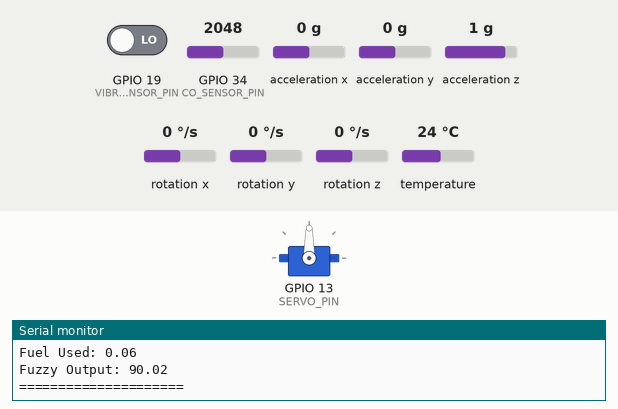
Recording of a sketch running on a simulated ESP32. Shown: servo, the last lines printed to the serial monitor. The test bench sets the inputs (shaded band); at power-on: acceleration x 0 g, GPIO 34 (CO_SENSOR_PIN) = 2048, rotation y 0 °/s, GPIO 19 (VIBRATION_SENSOR_PIN) LOW, acceleration y 0 g, acceleration z 1 g, rotation x 0 °/s, rotation z 0 °/s, temperature 24 °C. WiFi joins after 1.5 s; servers stay silent unless stated.

Above: at 3.2 s.
3.3 s: acceleration x set to -1.4 g
At 5.5 s:
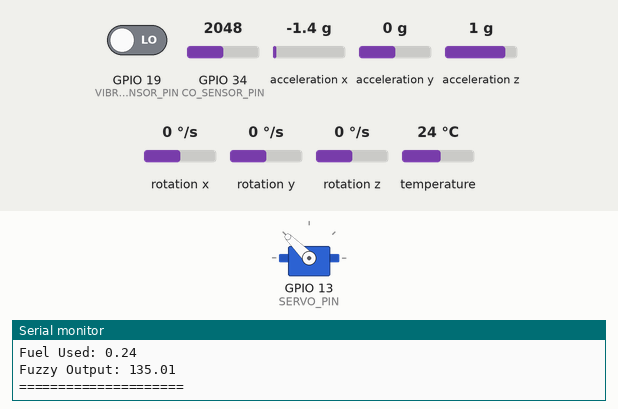
6.3 s: GPIO 34 (CO_SENSOR_PIN) set to 2866
At 7.1 s:
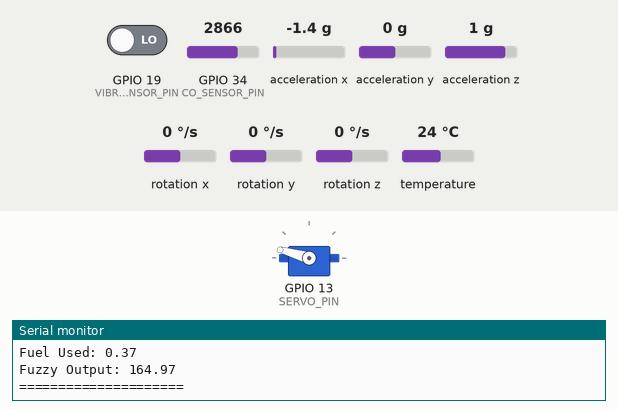
7.8 s: rotation y set to 24 °/s
At 9.39 s:
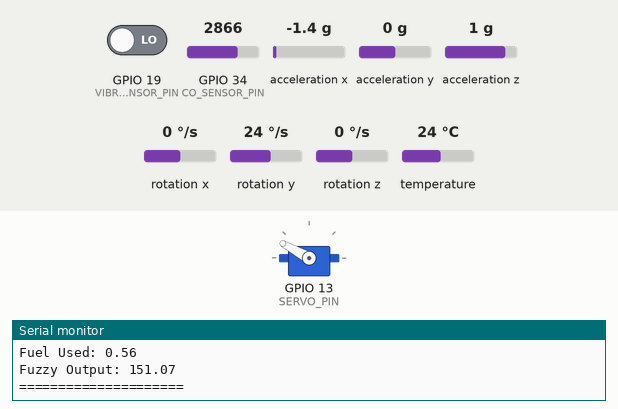
10.8 s: GPIO 34 (CO_SENSOR_PIN) set to 3972
At 11.9 s:
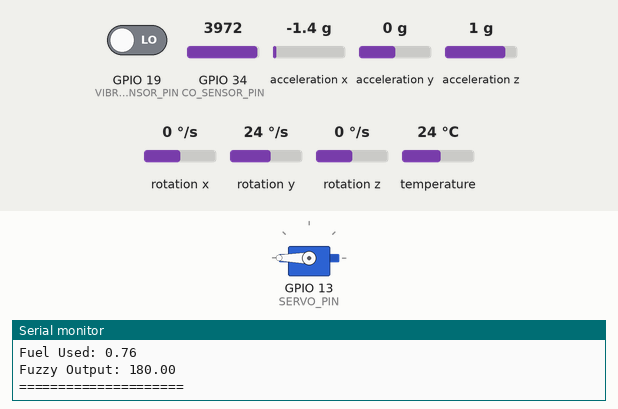
12.4 s: rotation y set to 5 °/s
15.4 s: rotation y set to 3 °/s
Timing chart, 0 to 18.8 s (numbered marks = the images above; inputs shaded):
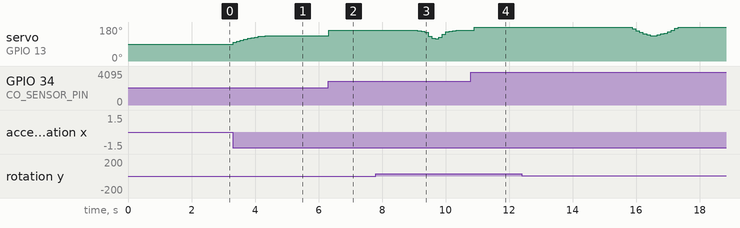

Measured:
- after the input at 3.3 s, servo on GPIO 13 (SERVO_PIN): moves from 90° to 135° over 1.1 s, starting at once
- after the input at 6.3 s, servo on GPIO 13 (SERVO_PIN): 135° → 164° at once
- after the input at 7.8 s, servo on GPIO 13 (SERVO_PIN): 164° → 161° after 1.3 s, → 157° 0.11 s later, → 151° 0.11 s later, → 131° 0.11 s later, … (13 changes in this stretch)
- after the input at 10.8 s, servo on GPIO 13 (SERVO_PIN): 164° → 180° after 0.10 s

The sketch:

i-FUSE.ino
```cpp
#include <Firebase_ESP_Client.h>
#include <Adafruit_MPU6050.h>
#include <Adafruit_Sensor.h>
#include <ESP32Servo.h>
#include <Arduino.h>
#include <WiFi.h>
#include <Wire.h>

// Provide the token generation process info
#include "addons/TokenHelper.h"
// Provide the RTDB payload printing info and other helper functions
#include "addons/RTDBHelper.h"

// Network credentials
#define WIFI_SSID "K"
#define WIFI_PASSWORD "vqfx1117"

// Firebase project API Key
#define API_KEY "DB_API_KEY"
#define USER_EMAIL "USER_EMAIL"
#define USER_PASSWORD "USER_PASS"
#define DATABASE_URL "DB_URL"

// Pin definitions
#define CO_SENSOR_PIN 34        // CO sensor on GPIO34 (ADC1_6)
#define VIBRATION_SENSOR_PIN 19 // Vibration sensor digital pin
#define SERVO_PIN 13            // Servo motor control pin

// Define Firebase objects
FirebaseData fbdo;
FirebaseAuth auth;
FirebaseConfig config;

// MPU6050 object
Adafruit_MPU6050 mpu;

// Servo object
Servo fuelSaveServo;

// Variable to save USER UID
String uid;

// Variables to save database paths
String databasePath;
String inclinationPath;  // Changed from elevation to inclination
String fuelUsedPath;
String monoxidePath;
String vibrationPath;
String fuzzyOutputPath;

// Sensor reading and calculated values
float inclination = 0.0;        // from MPU6050 sensor fusion
float monoxideLevel = 0.0;      // from CO sensor
float vibrationLevel = 0.0;     // from vibration sensor
float fuelUsed = 0.0;           // calculated based on other inputs
float fuzzyOutput = 0.0;        // final output from fuzzy logic

// Timer variables (send new readings every 10 seconds)
unsigned long sendDataPrevMillis = 0;
unsigned long timerDelay = 10000;

// Fuel consumption simulation variables
unsigned long lastUpdateTime = 0;
float totalFuelUsed = 0.0;
const float BASE_FUEL_RATE = 0.05; // Base fuel consumption rate per second

// Sensor fusion variables
unsigned long lastSensorReadTime = 0;
float complementaryFilterAlpha = 0.98;
float currentPitchAngle = 0.0;

// Vibration measurement variables
unsigned long lastVibrationTime = 0;
volatile unsigned int vibrationCount = 0;
unsigned long vibrationMeasurementPeriod = 1000; // 1 second

// Fuzzy logic membership functions
// Input ranges
const float INCLINATION_LOW = -10.0;      // Degrees
const float INCLINATION_HIGH = 10.0;      // Degrees
const float CO_LOW = 0.0;
const float CO_HIGH = 4095.0;             // ADC max value
const float VIBRATION_LOW = 0.0;
const float VIBRATION_HIGH = 100.0;       // Count per second

// Output ranges for servo
const int SERVO_LOW = 0;    // Low priority (minimum fuel saving)
const int SERVO_MED = 90;   // Medium priority
const int SERVO_HIGH = 180; // High priority (maximum fuel saving)

// Vibration sensor interrupt handler
void IRAM_ATTR vibrationISR() {
  vibrationCount++;
}

// Initialize WiFi
void initWiFi() {
  WiFi.begin(WIFI_SSID, WIFI_PASSWORD);
  Serial.print("Connecting to WiFi ..");
  while (WiFi.status() != WL_CONNECTED) {
    Serial.print('.');
    delay(1000);
  }
  Serial.println();
  Serial.print("Connected with IP: ");
  Serial.println(WiFi.localIP());
}

// Initialize MPU6050
bool initMPU() {
  if (!mpu.begin()) {
    Serial.println("Failed to find MPU6050 chip");
    return false;
  }
  Serial.println("MPU6050 Found!");
  mpu.setAccelerometerRange(MPU6050_RANGE_8_G);
  mpu.setGyroRange(MPU6050_RANGE_500_DEG);
  mpu.setFilterBandwidth(MPU6050_BAND_21_HZ);
  return true;
}

// Write float values to the database
void sendFloat(String path, float value) {
  if (Firebase.RTDB.setFloat(&fbdo, path.c_str(), value)) {
    Serial.print("Writing value: ");
    Serial.print(value);
    Serial.print(" on path: ");
    Serial.println(path);
  } else {
    Serial.println("FAILED");
    Serial.println("REASON: " + fbdo.errorReason());
  }
}

// Check WiFi connection and reconnect if needed
void checkWiFiConnection() {
  if (WiFi.status() != WL_CONNECTED) {
    Serial.println("WiFi disconnected, reconnecting...");
    WiFi.reconnect();
    int attempts = 0;
    while (WiFi.status() != WL_CONNECTED && attempts < 20) {
      delay(500);
      Serial.print(".");
      attempts++;
    }
    if (WiFi.status() == WL_CONNECTED) {
      Serial.println("WiFi reconnected");
    }
  }
}

// Read vibration using interrupt-based approach
float readVibration() {
  // Calculate vibrations per second
  unsigned long currentTime = millis();
  if (currentTime - lastVibrationTime >= vibrationMeasurementPeriod) {
    float vibrationsPerSecond = (float)vibrationCount * (1000.0 / (currentTime - lastVibrationTime));
    vibrationCount = 0;  // Reset counter
    lastVibrationTime = currentTime;
    return vibrationsPerSecond;
  }

  // Return last value if measurement period hasn't elapsed
  return vibrationLevel;
}

// Read CO sensor
float readCO() {
  int rawValue = analogRead(CO_SENSOR_PIN);
  return rawValue;
}

// Read inclination from MPU6050 using sensor fusion
float readInclination() {
  sensors_event_t a, g, temp;
  mpu.getEvent(&a, &g, &temp);

  unsigned long currentTime = millis();
  float deltaTime = (currentTime - lastSensorReadTime) / 1000.0;
  lastSensorReadTime = currentTime;

  if (deltaTime <= 0) deltaTime = 0.01; // Prevent division by zero

  // Calculate pitch angle from accelerometer (tan^-1(x/z))
  float accelPitch = atan2(a.acceleration.x, sqrt(a.acceleration.y * a.acceleration.y + a.acceleration.z * a.acceleration.z)) * 180.0 / PI;

  // Integrate gyro data
  // Pitch is around Y axis (using gyro Y data)
  float gyroPitch = currentPitchAngle + g.gyro.y * deltaTime * 180.0 / PI;

  // Complementary filter - combine accelerometer and gyroscope data
  currentPitchAngle = complementaryFilterAlpha * gyroPitch + (1 - complementaryFilterAlpha) * accelPitch;

  return currentPitchAngle;
}

// Calculate fuel used (simplified for proof of concept)
float calculateFuelUsed() {
  unsigned long currentTime = millis();
  float timeDelta = (currentTime - lastUpdateTime) / 1000.0; // Convert to seconds

  if (lastUpdateTime == 0) {
    lastUpdateTime = currentTime;
    return totalFuelUsed;
  }

  // Adjust fuel consumption based on sensor readings
  float inclinationFactor = map(abs(inclination), 0, INCLINATION_HIGH, 100, 150) / 100.0;
  float vibrationFactor = map(vibrationLevel, VIBRATION_LOW, VIBRATION_HIGH, 100, 130) / 100.0;
  float coFactor = map(monoxideLevel, CO_LOW, CO_HIGH, 100, 120) / 100.0;

  // Calculate fuel used in this period
  float fuelIncrement = BASE_FUEL_RATE * timeDelta * inclinationFactor * vibrationFactor * coFactor;
  totalFuelUsed += fuelIncrement;

  lastUpdateTime = currentTime;
  return totalFuelUsed;
}

// Helper function to map values between ranges
float map(float x, float in_min, float in_max, float out_min, float out_max) {
  if (x <= in_min) return out_min;
  if (x >= in_max) return out_max;
  return (x - in_min) * (out_max - out_min) / (in_max - in_min) + out_min;
}

// Fuzzy membership function for LOW
float membershipLow(float value, float lowLimit, float highLimit) {
  float midpoint = (lowLimit + highLimit) / 2;

  if (value <= lowLimit) return 1.0;
  if (value >= midpoint) return 0.0;

  return (midpoint - value) / (midpoint - lowLimit);
}

// Fuzzy membership function for MEDIUM
float membershipMedium(float value, float lowLimit, float highLimit) {
  float range = highLimit - lowLimit;
  float midpoint = lowLimit + range / 2;
  float quarterRange = range / 4;

  if (value <= midpoint - quarterRange || value >= midpoint + quarterRange) return 0.0;
  if (value == midpoint) return 1.0;

  if (value < midpoint) {
    return (value - (midpoint - quarterRange)) / quarterRange;
  } else {
    return ((midpoint + quarterRange) - value) / quarterRange;
  }
}

// Fuzzy membership function for HIGH
float membershipHigh(float value, float lowLimit, float highLimit) {
  float midpoint = (lowLimit + highLimit) / 2;

  if (value <= midpoint) return 0.0;
  if (value >= highLimit) return 1.0;

  return (value - midpoint) / (highLimit - midpoint);
}

// Apply fuzzy logic to determine output priority
float calculateFuzzyOutput() {
  // Normalize inputs to 0-1 range
  float inclinationNorm = constrain(map(abs(inclination), INCLINATION_LOW, INCLINATION_HIGH, 0, 100) / 100.0, 0, 1);
  float coNorm = constrain(map(monoxideLevel, CO_LOW, CO_HIGH, 0, 100) / 100.0, 0, 1);
  float vibrationNorm = constrain(map(vibrationLevel, VIBRATION_LOW, VIBRATION_HIGH, 0, 100) / 100.0, 0, 1);

  // Calculate membership values
  float inclLow = membershipLow(inclinationNorm, 0, 1);
  float inclMed = membershipMedium(inclinationNorm, 0, 1);
  float inclHigh = membershipHigh(inclinationNorm, 0, 1);

  float coLow = membershipLow(coNorm, 0, 1);
  float coMed = membershipMedium(coNorm, 0, 1);
  float coHigh = membershipHigh(coNorm, 0, 1);

  float vibLow = membershipLow(vibrationNorm, 0, 1);
  float vibMed = membershipMedium(vibrationNorm, 0, 1);
  float vibHigh = membershipHigh(vibrationNorm, 0, 1);

  // Fuzzy rules (enhanced with more specific scenarios)
  // 1. If any input is HIGH, output is HIGH priority
  float ruleHigh = max(max(inclHigh, coHigh), vibHigh);

  // 2. If all inputs are LOW, output is LOW priority
  float ruleLow = min(min(inclLow, coLow), vibLow);

  // 3. Special case: Traffic jam on hill (high inclination AND high CO)
  // Need to maintain power even in traffic when on a hill
  float ruleHillTraffic = min(inclHigh, coHigh);
  ruleHigh = max(ruleHigh, ruleHillTraffic);

  // 4. Special case: Idle in traffic (low vibration AND high CO AND low inclination)
  // Maximum fuel saving when idling in traffic on flat road
  float ruleIdleTraffic = min(min(vibLow, coHigh), inclLow);
  ruleLow = max(ruleLow, ruleIdleTraffic);

  // 5. Normal driving conditions: medium priority
  float ruleMed = max(max(inclMed, coMed), vibMed);
  if (ruleHigh < 0.3 && ruleLow < 0.3) {
    ruleMed = max(ruleMed, 0.5);  // Strengthen medium rule if neither high nor low are strong
  }

  // Defuzzification (centroid method simplified)
  float weightedSum = (ruleLow * SERVO_LOW + ruleMed * SERVO_MED + ruleHigh * SERVO_HIGH);
  float sumOfWeights = (ruleLow + ruleMed + ruleHigh);

  if (sumOfWeights > 0) {
    return weightedSum / sumOfWeights;
  } else {
    return SERVO_MED;  // Default to medium if all rules have zero weight
  }
}

// Set servo position based on fuzzy output
void setServoPosition(float position) {
  int servoPos = constrain(position, SERVO_LOW, SERVO_HIGH);
  fuelSaveServo.write(servoPos);
  Serial.print("Setting servo to: ");
  Serial.println(servoPos);
}

void setup() {
  Serial.begin(115200);

  // Initialize sensors
  pinMode(VIBRATION_SENSOR_PIN, INPUT);

  // Attach interrupt for vibration sensor
  attachInterrupt(digitalPinToInterrupt(VIBRATION_SENSOR_PIN), vibrationISR, RISING);

  // Initialize MPU6050
  Wire.begin();
  if (!initMPU()) {
    // If MPU initialization fails, try to restart
    ESP.restart();
  }

  // Initialize Servo
  fuelSaveServo.attach(SERVO_PIN);
  fuelSaveServo.write(SERVO_MED); // Start at medium position

  // Initialize WiFi
  initWiFi();

  // Configure Firebase
  config.api_key = API_KEY;
  auth.user.email = USER_EMAIL;
  auth.user.password = USER_PASSWORD;
  config.database_url = DATABASE_URL;
  Firebase.reconnectWiFi(true);
  fbdo.setResponseSize(4096);
  config.token_status_callback = tokenStatusCallback; //see addons/TokenHelper.h
  config.max_token_generation_retry = 5;
  Firebase.begin(&config, &auth);

  // Getting the user UID might take a few seconds
  Serial.println("Getting User UID");
  while ((auth.token.uid) == "") {
    Serial.print('.');
    delay(1000);
  }

  // Print user UID
  uid = auth.token.uid.c_str();
  Serial.print("User UID: ");
  Serial.println(uid);

  // Update database paths
  databasePath = "/UsersData/" + uid;
  inclinationPath = databasePath + "/inclination";  // Changed from elevation
  fuelUsedPath = databasePath + "/fuelUsed";
  monoxidePath = databasePath + "/monoxideLevel";
  vibrationPath = databasePath + "/vibration";
  fuzzyOutputPath = databasePath + "/fuzzyOutput";

  // Initialize timing variables
  lastSensorReadTime = millis();
  lastVibrationTime = millis();

  Serial.println("i-FUSE System initialized!");
}

void loop() {
  // Read all sensors
  inclination = readInclination();  // Using sensor fusion for inclination
  monoxideLevel = readCO();
  vibrationLevel = readVibration();  // Using interrupt-based approach
  fuelUsed = calculateFuelUsed();

  // Apply fuzzy logic with enhanced rules
  fuzzyOutput = calculateFuzzyOutput();

  // Set servo position
  setServoPosition(fuzzyOutput);

  // Print to serial for debugging
  Serial.println("=== Sensor Readings ===");
  Serial.print("Inclination: "); Serial.println(inclination);
  Serial.print("CO Level: "); Serial.println(monoxideLevel);
  Serial.print("Vibration: "); Serial.println(vibrationLevel);
  Serial.print("Fuel Used: "); Serial.println(fuelUsed);
  Serial.print("Fuzzy Output: "); Serial.println(fuzzyOutput);
  Serial.println("=====================");

  // Check WiFi status
  checkWiFiConnection();

  // Send data to Firebase
  if (Firebase.ready() && (millis() - sendDataPrevMillis > timerDelay || sendDataPrevMillis == 0)) {
    sendDataPrevMillis = millis();

    // Send readings to database
    sendFloat(inclinationPath, inclination);
    sendFloat(monoxidePath, monoxideLevel);
    sendFloat(vibrationPath, vibrationLevel);
    sendFloat(fuelUsedPath, fuelUsed);
    sendFloat(fuzzyOutputPath, fuzzyOutput);
  }

  delay(100); // shorter delay for more responsive readings
}
```
